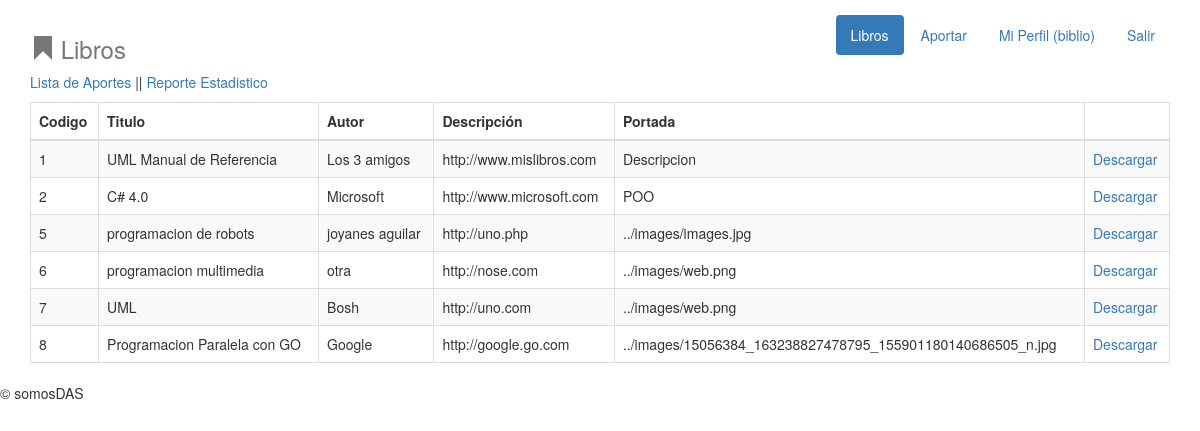
/Vistas/libros/listarlibro.php (signed in), run on the app's committed database.
### tables this page shows
CREATE TABLE `libro` (
  `Id` int(11) NOT NULL AUTO_INCREMENT,
  `Titulo` varchar(50) DEFAULT NULL,
  `Autor` varchar(30) DEFAULT NULL,
  `Url` varchar(200) DEFAULT NULL,
  `Portada` varchar(100) DEFAULT NULL,
  `FkCuenta` varchar(20) DEFAULT NULL,
  PRIMARY KEY (`Id`),
  KEY `FkCuenta` (`FkCuenta`),
  CONSTRAINT `libro_ibfk_1` FOREIGN KEY (`FkCuenta`) REFERENCES `usuario` (`Cuenta`) ON DELETE CASCADE ON UPDATE CASCADE
);

### Controladores/LibroController.php (called while the page is built, shortened)
<?php
class LibroController extends Libro
{
	public function Listar()
	{
		$sql = "SELECT * FROM libro";
		$con = Conexion::Conectar();
		$res = $con->query($sql);
		return $res;
	}
}

### Vistas/libros/listarlibro.php (the view, shortened to what this page needs)
<?php
    $obj = new LibroController();
    $datos = $obj->Listar();
?>
<!DOCTYPE html>
<html>
<head>
    <link href="../css/bootstrap.min.css" rel="stylesheet">
</head>
<body>
	<div class="container" style="margin-top: 15px">
		<div class="header clearfix">
                <nav>
                    <ul class="nav nav-pills pull-right">
                        <li role="presentation" class="active"><a href="listarlibro.php">Libros</a></li>
                        <li role="presentation"><a href="aportar.php">Aportar</a></li>
                        <li role="presentation"><a href="../usuarios/perfil.php">Mi Perfil (<?php  echo $_SESSION['user']->Cuenta ?>) </a></li>
                        <li role="presentation"><a href="../">Salir</a></li>
                    </ul>
                </nav>
                <h3 class="text-muted"><span class="glyphicon glyphicon-bookmark"></span> Libros </h3>
        </div>
        <p>
            <a href="javascript:abrirVentana('../reportes/reportelistado.php')" >Lista de Aportes</a> ||
            <a href="javascript:abrirVentana('../reportes/reporteestadistico.php')" >Reporte Estadistico</a>
        </p>
		<table  class="table table-bordered table-responsive table-striped" id="tListaLibros">
            <thead>
                <th>Codigo</th>
                <th>Titulo</th>
                <th>Autor</th>
                <th>Descripción</th>
                <th>Portada</th>
                <th></th>
            </thead>
            <tbody>
                <?php while($f = $datos->fetch_object()):  ?>
                    <tr>
                        <td><?php echo htmlentities($f->Id);  ?></td>
                        <td><?php echo htmlentities($f->Titulo);  ?></td>
                        <td><?php echo htmlentities($f->Autor);  ?></td>
                        <td><?php echo htmlentities($f->Url);  ?></td>
                        <td><?php echo htmlentities($f->Portada);  ?></td>
                        <td>
                        <a href="descargalibro.php?id=<?php echo $f->Id; ?>">Descargar</a>
                        </td>
                    </tr>
              <?php endwhile; ?>
            </tbody>
        </table>
    </div>
  	<footer class="footer">
    	<p>&copy; somosDAS</p>
  	</footer>
</body>
</html>

### data on the page
libro: Id "1", Titulo "UML Manual de Referencia", Autor "Los 3 amigos", Url "http://www.mislibros.com", Portada "Descripcion"
libro: Id "2", Titulo "C# 4.0", Autor "Microsoft", Url "http://www.microsoft.com", Portada "POO"
libro: Id "5", Titulo "programacion de robots", Autor "joyanes aguilar", Url "http://uno.php", Portada "../images/images.jpg"
libro: Id "6", Titulo "programacion multimedia", Autor "otra", Url "http://nose.com", Portada "../images/web.png"
libro: Id "7", Titulo "UML", Autor "Bosh", Url "http://uno.com", Portada "../images/web.png"
libro: Id "8", Titulo "Programacion Paralela con GO", Autor "Google", Url "http://google.go.com", Portada "../images/15056384_163238827478795_155901180140686505_n.jpg"

### other printed values
$_SESSION['user']->Cuenta "biblio"
